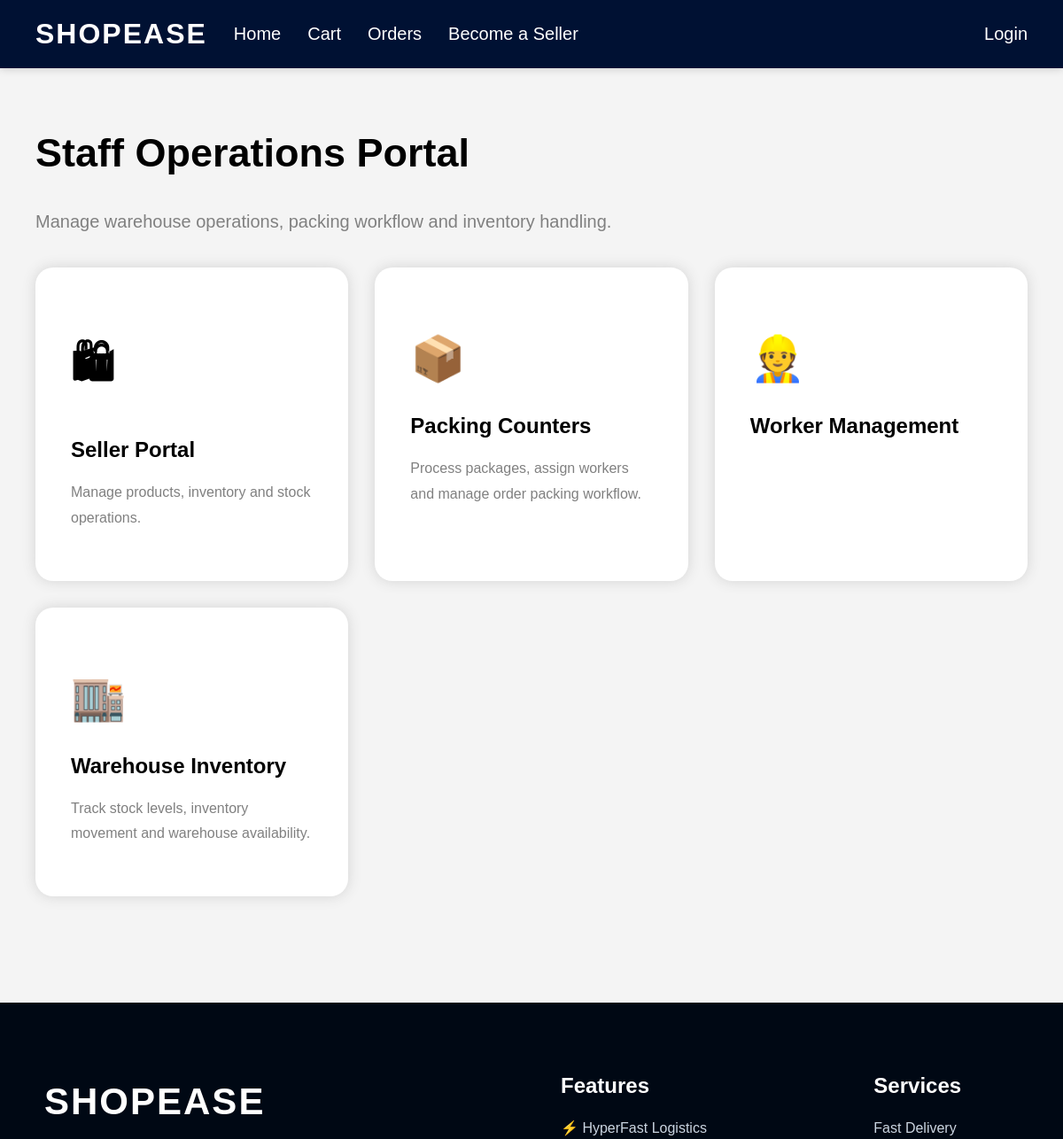
Before: /staff/ (upper part) with the older database file.
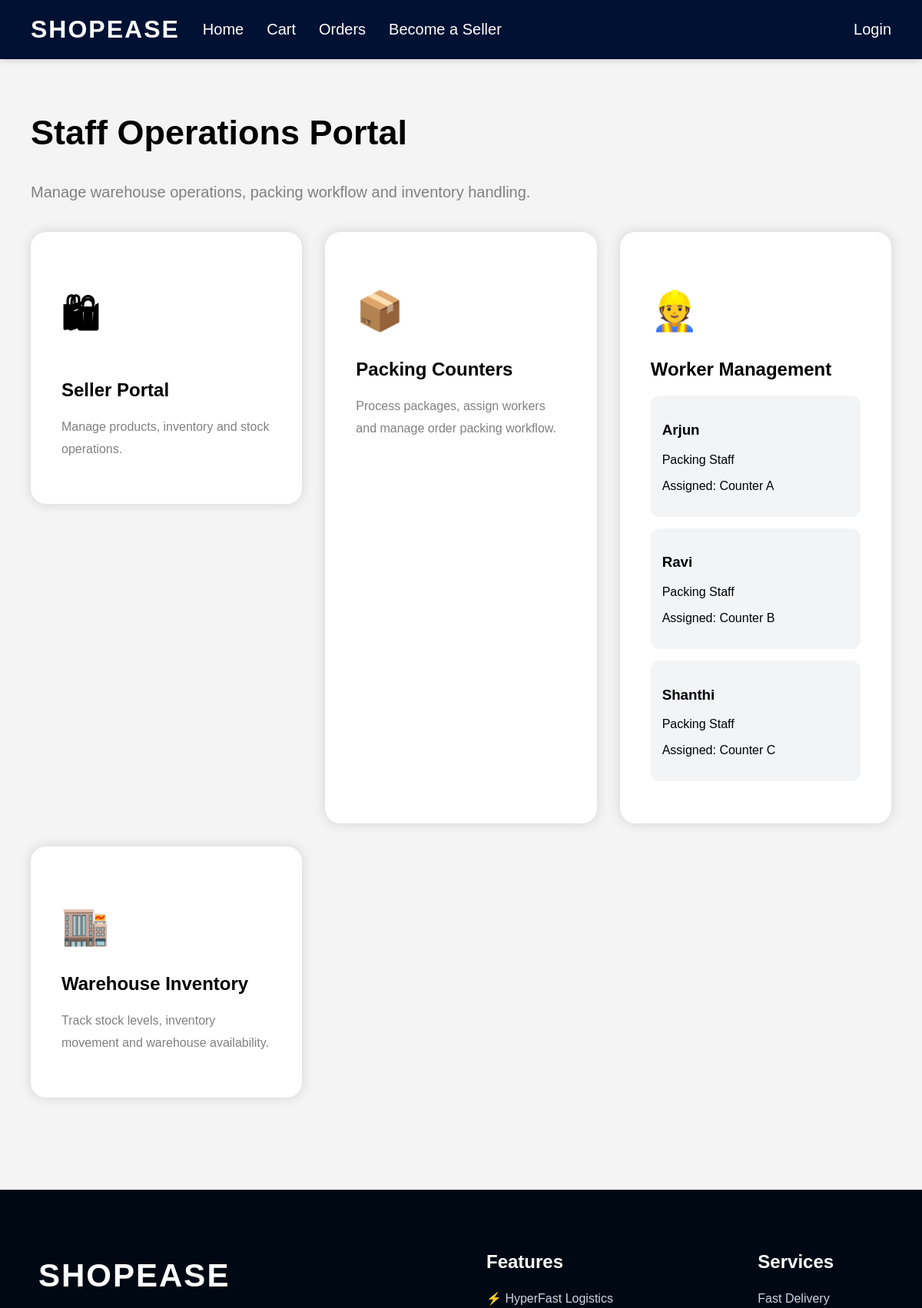
After: the same page with the newer database file.
### shoppingapp/models.py (models this page shows, shortened)
class Worker(models.Model):
    worker_name = models.CharField(
        max_length=100
    )
    worker_role = models.CharField(
        max_length=100,
        default="Packing Staff"
    )
    assigned_counter = models.CharField(
        max_length=100
    )

### shoppingapp/views.py (the view)
# urls.py: path('staff/',views.staff_portal,name='staff_portal'),
def staff_portal(request):
    workers = Worker.objects.all()
    return render(
        request,
        'shoppingapp/staff_portal.html',
        {
            'workers': workers
        }
    )

### shoppingapp/templates/shoppingapp/staff_portal.html
{% extends 'shoppingapp/base.html' %}
{% block content %}
<h1 style="
margin-bottom:40px;
font-size:45px;
">
    Staff Operations Portal
</h1>
<p style="
color:gray;
font-size:20px;
margin-bottom:40px;
">
    Manage warehouse operations,
    packing workflow and inventory handling.
</p>
<div style="
display:grid;
grid-template-columns:repeat(auto-fit, minmax(300px, 1fr));
gap:30px;
">
    <a href="/seller-login/"
    style="
    text-decoration:none;
    color:black;
    ">
        <div style="
        background:white;
        padding:40px;
        border-radius:20px;
        box-shadow:0 0 15px lightgray;
        transition:0.3s;
        ">
            <h1 style="
            font-size:50px;
            ">
                🛍
            </h1>
            <h2>
                Seller Portal
            </h2>
            <p style="
            color:gray;
            line-height:1.8;
            ">
                Manage products,
                inventory and
                stock operations.
            </p>
        </div>
    </a>
    <div style="
    background:white;
    padding:40px;
    border-radius:20px;
    box-shadow:0 0 15px lightgray;
    ">
        <h1 style="
        font-size:50px;
        ">
            📦
        </h1>
        <h2>
            Packing Counters
        </h2>
        <p style="
        color:gray;
        line-height:1.8;
        ">
            Process packages,
            assign workers and
            manage order packing workflow.
        </p>
    </div>
    <div style="
    background:white;
    padding:40px;
    border-radius:20px;
    box-shadow:0 0 15px lightgray;
    ">
        <h1 style="
        font-size:50px;
        ">
            👷
        </h1>
        <h2>
            Worker Management
        </h2>
        <div style="
        margin-top:20px;
        ">
            {% for worker in workers %}
                <div style="
                background:#f3f4f6;
                padding:15px;
                border-radius:12px;
                margin-bottom:15px;
                ">
                    <h3>
                        {{ worker.worker_name }}
                    </h3>
                    <p>
                        {{ worker.worker_role }}
                    </p>
                    <p>
                        Assigned:
                        {{ worker.assigned_counter }}
                    </p>
                </div>
            {% endfor %}
        </div>
    </div>
    <div style="
    background:white;
    padding:40px;
    border-radius:20px;
    box-shadow:0 0 15px lightgray;
    ">
        <h1 style="
        font-size:50px;
        ">
            🏬
        </h1>
        <h2>
            Warehouse Inventory
        </h2>
        <p style="
        color:gray;
        line-height:1.8;
        ">
            Track stock levels,
            inventory movement and
            warehouse availability.
        </p>
    </div>
</div>
{% endblock %}

### shoppingapp/templates/shoppingapp/base.html (shortened to what this page needs)
<!DOCTYPE html>
<html>
<head>
</head>
<body>
    <nav>
        <a href="/"
        class="logo">
            SHOPEASE
        </a>
        <a href="/">
            Home
        </a>
        <a href="/cart/">
            Cart
        </a>
        <a href="/orders/">
            Orders
        </a>
        <a href="/seller-login/">
            Become a Seller
        </a>
        <div class="nav-right">
            {% if request.session.customer_name %}
                <a href="/logout/">
                    Logout
                </a>
            {% else %}
                <a href="/login/">
                    Login
                </a>
            {% endif %}
        </div>
    </nav>
    <div class="container">
        {% block content %}
        {% endblock %}
    </div>
    <footer>
        <div class="footer-container">
            <div class="footer-section footer-brand">
                <h1 style="
                font-size:42px;
                letter-spacing:2px;
                ">
                    SHOPEASE
                </h1>
            </div>
            <div class="footer-section">
                <h2>
                    Features
                </h2>
                <p>
                    ⚡ HyperFast Logistics
                </p>
            </div>
            <div class="footer-section">
                <h2>
                    Services
                </h2>
                <p>
                    Fast Delivery
                </p>
            </div>
        </div>
    </footer>
</body>
</html>

### shoppingapp/templates/shoppingapp/base.html (style rules this page uses)
body { margin:0; font-family:Arial, sans-serif; background:#f4f4f4; }
nav { background:#001133; padding:20px 40px; display:flex; align-items:center; gap:30px; box-shadow:0 0 10px rgba(0,0,0,0.2); position:sticky; top:0; z-index:1000; }
nav a { color:white; text-decoration:none; font-size:20px; transition:0.3s; }
.logo { font-size:32px; font-weight:bold; letter-spacing:2px; }
.nav-right { margin-left:auto; display:flex; gap:25px; align-items:center; }
.container { padding:40px; min-height:70vh; }
footer { margin-top:80px; background:#000814; color:white; padding:60px 50px; }
.footer-container { display:flex; justify-content:space-between; flex-wrap:wrap; gap:50px; }
.footer-section h2 { margin-bottom:20px; }
.footer-section p { color:#cbd5e1; line-height:1.8; }
.footer-brand { max-width:420px; }

Changed rows visible on the page:
added Worker: worker_name "Arjun", worker_role "Packing Staff", assigned_counter "Counter A"
added Worker: worker_name "Ravi", worker_role "Packing Staff", assigned_counter "Counter B"
added Worker: worker_name "Shanthi", worker_role "Packing Staff", assigned_counter "Counter C"
